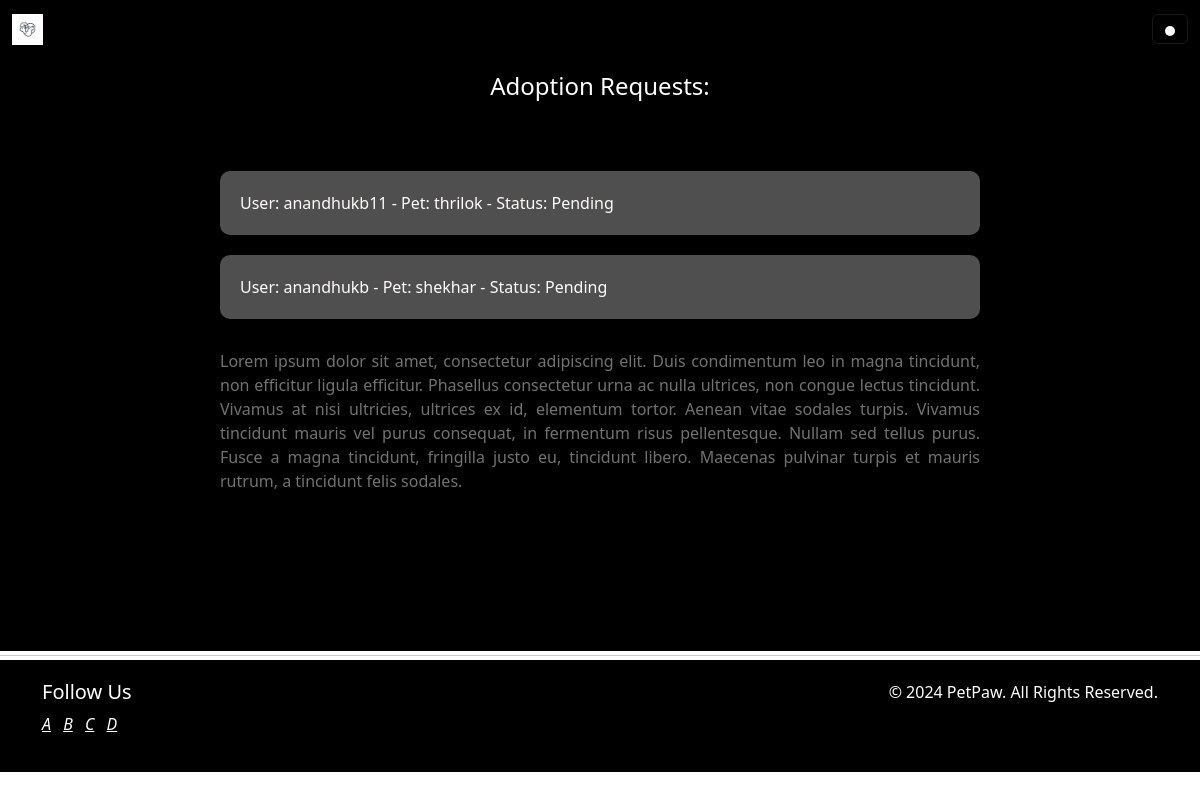
Page /manage_adoption_applications/ (signed in) on the earlier database version.
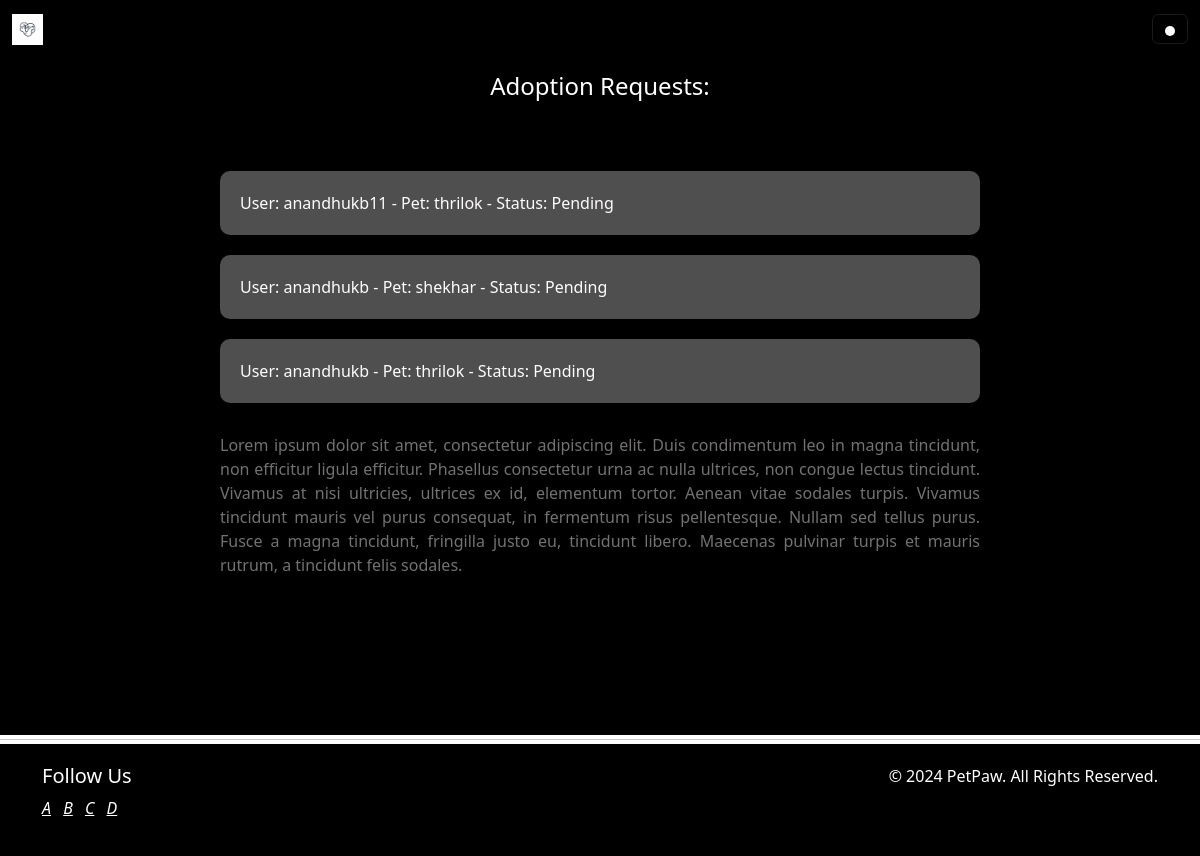
Same page on the later database version.
### pets/models.py (models this page shows, shortened)
class AdoptionRequest(models.Model):
    STATUS_CHOICES = (
        ('Pending', 'Pending'),
        ('Approved', 'Approved'),
        ('Rejected', 'Rejected'),
    )
    user = models.ForeignKey(settings.AUTH_USER_MODEL, on_delete=models.CASCADE)
    pet = models.ForeignKey(Pet, on_delete=models.CASCADE)  # Foreign key to the Pet model
    status = models.CharField(max_length=20, choices=STATUS_CHOICES, default='Pending')

class Pet(models.Model):
    SPECIES_CHOICES = (
        ('Dog', 'Dog'),
        ('Cat', 'Cat'),
        ('Other', 'Other'),
    )
    name = models.CharField(max_length=100)
    species = models.CharField(max_length=50, choices=SPECIES_CHOICES)
    breed = models.CharField(max_length=100)
    age = models.IntegerField()
    available = models.BooleanField(default=True)
    description = models.TextField(blank=True)
    image = models.ImageField(upload_to='pets/', blank=True)

### users/models.py (models this page shows, shortened)
class CustomUser(AbstractUser):
    is_regular_user = models.BooleanField(default=True)
    username = models.CharField(max_length=200, unique=True)
    bio = models.TextField(blank=True)
    profile_picture = models.ImageField(upload_to='profile_pictures/', blank=True)
    groups = models.ManyToManyField(
        'auth.Group',
        verbose_name='groups',
        blank=True,
        help_text=(
            'The groups this user belongs to. A user will get all permissions '
            'granted to each of their groups.'
        ),
        related_name='custom_user_groups',
        related_query_name='custom_user_group',
    )
    user_permissions = models.ManyToManyField(
        'auth.Permission',
        verbose_name='user permissions',
        blank=True,
        help_text='Specific permissions for this user.',
        related_name='custom_user_permissions',
        related_query_name='custom_user_permission',
    )

### coordinator/views.py (the view)
# urls.py: path('manage_adoption_applications/', views.manage_adoption_applications, name='manage_adoption_applications'),
@coordinator_required
def manage_adoption_applications(request):
    applications = AdoptionRequest.objects.all()
    return render(request, 'manage_adoption_applications.html', {'applications': applications})

### templates/manage_adoption_applications.html (shortened to what this page needs)
{% extends 'base1.html' %}
{% load static %}
{% block content %}
<div style="background-color: #000000; color: #ffffff;">
    <br><br><br>
<div style="background-color: #000000; color: #ffffff;">
    <h2 style="font-size: 24px; margin-bottom: 20px; text-align: center;">Adoption Requests:</h2>
    <div class="containerr" style="max-width: 800px; margin: 50px auto; padding: 20px; background-color: #000000; border-radius: 8px; box-shadow: 0 0 10px rgba(0, 0, 0, 0.1);">
        <ul class="application-list" style="list-style-type: none; padding: 0;">
            {% for application in applications %}
            <li class="application-item" style="background-color: #fffefe4f; border-radius: 10px; box-shadow: 0 2px 4px rgba(0, 0, 0, 0.1); margin-bottom: 20px; padding: 20px;">
                <span style="color: #fffcfc;">User: {{ application.user.username }} - Pet: {{ application.pet.name }} - Status: {{ application.status }}</span>
            </li>
            {% endfor %}
        </ul>
        <p class="additional-info" style="text-align: justify; margin-top: 30px; color: #747171;">
            Lorem ipsum dolor sit amet, consectetur adipiscing elit. Duis condimentum leo in magna tincidunt, non efficitur ligula efficitur. Phasellus consectetur urna ac nulla ultrices, non congue lectus tincidunt. Vivamus at nisi ultricies, ultrices ex id, elementum tortor. Aenean vitae sodales turpis. Vivamus tincidunt mauris vel purus consequat, in fermentum risus pellentesque. Nullam sed tellus purus. Fusce a magna tincidunt, fringilla justo eu, tincidunt libero. Maecenas pulvinar turpis et mauris rutrum, a tincidunt felis sodales.
        </p>
    </div>
</div>
<br><br><br>
</div>
{% endblock %}

Differences in the rows shown:
added AdoptionRequest: user.username "anandhukb", pet.name "thrilok", status "Pending"
